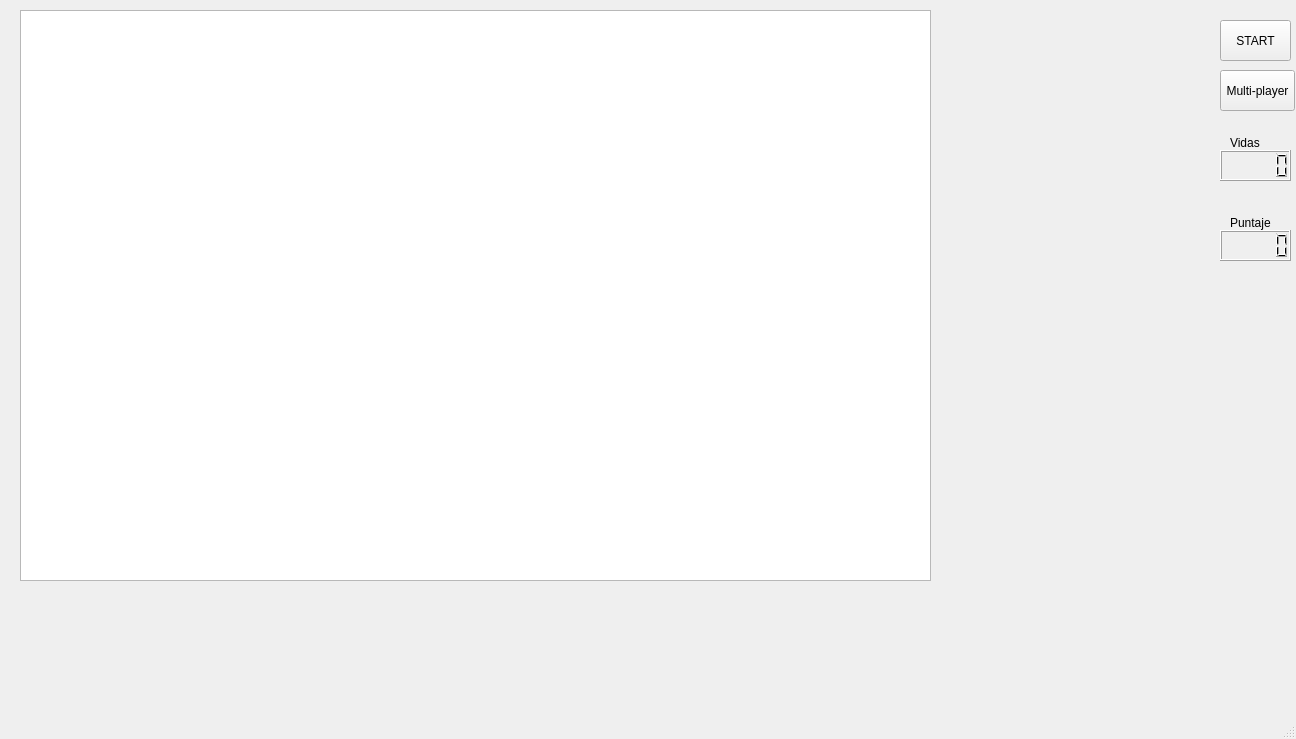
<?xml version="1.0" encoding="UTF-8"?>
<ui version="4.0">
 <class>MainWindow</class>
 <widget class="QMainWindow" name="MainWindow">
  <property name="geometry">
   <rect>
    <x>0</x>
    <y>0</y>
    <width>1296</width>
    <height>739</height>
   </rect>
  </property>
  <property name="windowTitle">
   <string>MainWindow</string>
  </property>
  <widget class="QWidget" name="centralwidget">
   <widget class="QGraphicsView" name="graphicsView">
    <property name="geometry">
     <rect>
      <x>20</x>
      <y>10</y>
      <width>911</width>
      <height>571</height>
     </rect>
    </property>
   </widget>
   <widget class="QPushButton" name="pushButton">
    <property name="geometry">
     <rect>
      <x>1220</x>
      <y>20</y>
      <width>71</width>
      <height>41</height>
     </rect>
    </property>
    <property name="text">
     <string>START</string>
    </property>
   </widget>
   <widget class="QPushButton" name="pushButton_2">
    <property name="geometry">
     <rect>
      <x>1220</x>
      <y>70</y>
      <width>75</width>
      <height>41</height>
     </rect>
    </property>
    <property name="text">
     <string>Multi-player</string>
    </property>
   </widget>
   <widget class="QLCDNumber" name="lcdNumber">
    <property name="geometry">
     <rect>
      <x>1220</x>
      <y>150</y>
      <width>71</width>
      <height>31</height>
     </rect>
    </property>
   </widget>
   <widget class="QLCDNumber" name="lcdNumber_2">
    <property name="geometry">
     <rect>
      <x>1220</x>
      <y>230</y>
      <width>71</width>
      <height>31</height>
     </rect>
    </property>
   </widget>
   <widget class="QLabel" name="label">
    <property name="geometry">
     <rect>
      <x>1230</x>
      <y>133</y>
      <width>47</width>
      <height>20</height>
     </rect>
    </property>
    <property name="text">
     <string>Vidas</string>
    </property>
   </widget>
   <widget class="QLabel" name="label_2">
    <property name="geometry">
     <rect>
      <x>1230</x>
      <y>213</y>
      <width>47</width>
      <height>20</height>
     </rect>
    </property>
    <property name="text">
     <string>Puntaje</string>
    </property>
   </widget>
  </widget>
  <widget class="QMenuBar" name="menubar">
   <property name="geometry">
    <rect>
     <x>0</x>
     <y>0</y>
     <width>1296</width>
     <height>21</height>
    </rect>
   </property>
  </widget>
  <widget class="QStatusBar" name="statusbar"/>
 </widget>
 <resources/>
 <connections/>
</ui>
